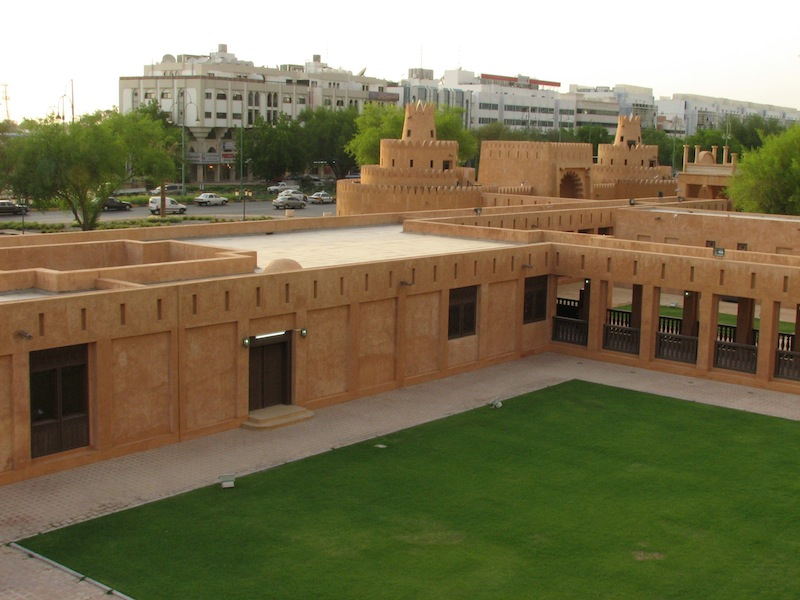
#> input picture Exercise3/input/Image1.jpg, 800 x 600 px
$ python exercise3.py   (Python 2 division)   (older library calls are emulated)
#> lines starting #> are read from the running program, lines starting #| are printed output that depends on the picture
# coding: utf-8
import cv2, numpy as np

## ---------------------------------------------------------------------
## 3.1  Extract SURF keypoints and descriptors from an image. ----------
def extract_features_and_descriptors(image):

  ## Convert image to grayscale (for SURF detector).
  ## TODO:

  ## Detect SURF features and compute descriptors.
  ## TODO
  keypoints = []
  descriptors = []

  return (keypoints, descriptors)

## --------------------------------------------------------------------
def detect_features(grey_image):
  surf = cv2.FeatureDetector_create("SURF")
  surf.setDouble("hessianThreshold", 1000)
  return surf.detect(grey_image)

def extract_descriptors(grey_image, keypoints):
  surf = cv2.DescriptorExtractor_create("SURF")
  return surf.compute(grey_image, keypoints)[1]


## --------------------------------------------------------------------
## 3.2 Find corresponding features between the images. ----------------
def find_correspondences(keypoints1, descriptors1, keypoints2, descriptors2):

  ## Find corresponding features.
  match = match_flann(descriptors1, descriptors2)

  ## Look up corresponding keypoints.
  points1 = []
  points2 = []
  ## TODO
  for kp1 in keypoints1:
    points1.append(kp1.pt)
  for kp2 in keypoints2:
    points2.append(kp2.pt)

  return (points1, points2)


## ---------------------------------------------------------------------
## 3.3  Calculate the size and offset of the stitched panorama. --------
def calculate_size(size_image1, size_image2, homography):

  ## Calculate the size and offset of the stitched panorama.
  ## TODO: (Overwrite the following 2 lines with your answer.)
  offset = (10, 10)
  size   = (1400, 800)

  ## Update the homography to shift by the offset
  homography[0,2] += offset[0]
  homography[1,2] += offset[1]

  return (size, offset)


## ---------------------------------------------------------------------
## 3.4  Combine images into a panorama. --------------------------------
def merge_images(image1, image2, homography, size, offset, keypoints):

  ## Combine the two images into one.
  ## TODO
  panorama = np.zeros((size[1], size[0], 3), np.uint8)

  place_image(panorama, image1, offset[0], offset[1])

  return panorama


##------------------------------------------------------------------------
##------------------------------------------------------------------------
##------------------------------------------------------------------------
##---- No need to change anything below this point. ----------------------
##------------------------------------------------------------------------
##------------------------------------------------------------------------


def place_image(output, image, x, y):
  minx = max(x,0)
  miny = max(y,0)
  maxx = min(x+image.shape[1],output.shape[1])
  maxy = min(y+image.shape[0],output.shape[0])
  output[miny:maxy, minx:maxx] = image[miny-y:maxy-y, minx-x:maxx-x]

def match_flann(desc1, desc2, r_threshold = 0.5):
  'Finds strong corresponding features in the two given vectors.'
  ## Adapted from <http://stackoverflow.com/a/8311498/72470>.

  if len(desc1) == 0 or len(desc2) == 0:
    print "No features passed into match_flann"
    return []

  ## Build a kd-tree from the second feature vector.
  FLANN_INDEX_KDTREE = 1  # bug: flann enums are missing
  flann = cv2.flann_Index(desc2, {'algorithm': FLANN_INDEX_KDTREE, 'trees': 4})

  ## For each feature in desc1, find the two closest ones in desc2.
  (idx2, dist) = flann.knnSearch(desc1, 2, params={}) # bug: need empty {}

  ## Create a mask that indicates if the first-found item is sufficiently
  ## closer than the second-found, to check if the match is robust.
  mask = dist[:,0] / dist[:,1] < r_threshold

  ## Only return robust feature pairs.
  idx1  = np.arange(len(desc1))
  pairs = np.int32(zip(idx1, idx2[:,0]))
  return [(i,j) for (i,j) in pairs[mask]]


def draw_correspondences(image1, image2, points1, points2):
  'Connects corresponding features in the two images using yellow lines.'

  ## Put images side-by-side into 'image'.
  (h1, w1) = image1.shape[:2]
  (h2, w2) = image2.shape[:2]
  image = np.zeros((max(h1, h2), w1 + w2, 3), np.uint8)
  image[:h1, :w1] = image1
  image[:h2, w1:w1+w2] = image2

  ## Draw yellow lines connecting corresponding features.
  for (x1, y1), (x2, y2) in zip(np.int32(points1), np.int32(points2)):
    cv2.line(image, (x1, y1), (x2+w1, y2), (0, 255, 255), lineType=cv2.CV_AA)

  return image


## ---------------------------------------------------------------------

def show(name, im):
  if im.dtype == np.complex128:
    raise Exception("OpenCV can't operate on complex valued images")
  cv2.namedWindow(name)
  cv2.imshow(name, im)
  cv2.waitKey(1)

if __name__ == "__main__":

  ## Load images.
  image1 = cv2.imread("input/Image1.jpg")
#> image1 is the input picture: shape (600, 800, 3); mean B, G, R 84.9, 115.8, 123.6
  image2 = cv2.imread("input/Image2.jpg")
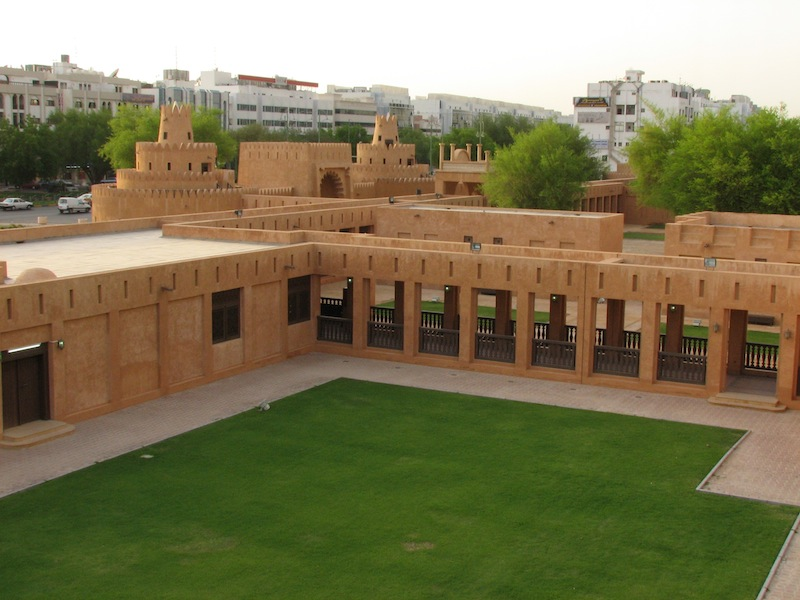
#> input picture Exercise3/input/Image2.jpg, 800 x 600 px
#> image2 is the input picture: shape (600, 800, 3); mean B, G, R 85.3, 119.4, 126.2

  ## Detect features and compute descriptors.
  keypoints1, descriptors1 = extract_features_and_descriptors(image1)
#> keypoints1 = []; descriptors1 = []
  keypoints2, descriptors2 = extract_features_and_descriptors(image2)
#> keypoints2 = []; descriptors2 = []
  print len(keypoints1), "features detected in image1"
#| 0 features detected in image1
  print len(keypoints2), "features detected in image2"
#| 0 features detected in image2

  show("Image1 features", cv2.drawKeypoints(image1, keypoints1, color=(0,0,255)))
  show("Image2 features", cv2.drawKeypoints(image2, keypoints2, color=(0,0,255)))

  ## Find corresponding features.
  points1, points2 = find_correspondences(keypoints1, descriptors1, keypoints2, descriptors2)
#> points1 = []; points2 = []
  points1 = np.array(points1, dtype=float)
#> points1 = empty array
  points2 = np.array(points2, dtype=float)
#> points2 = empty array
  print len(points1), "features matched"
#| 0 features matched

  ## Visualise corresponding features.
  correspondences = draw_correspondences(image1, image2, points1, points2)
#> in draw_correspondences, `image[:h1, :w1] = image1`:
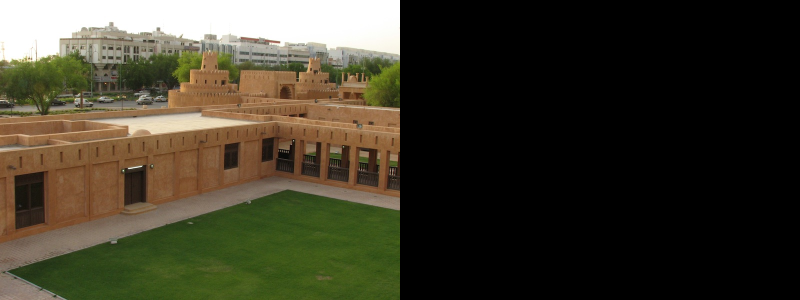
#> image: shape (600, 1600, 3) (shown at 1/2 size); mean B, G, R 42.5, 57.9, 61.8
#> in draw_correspondences, `image[:h2, w1:w1+w2] = image2`:
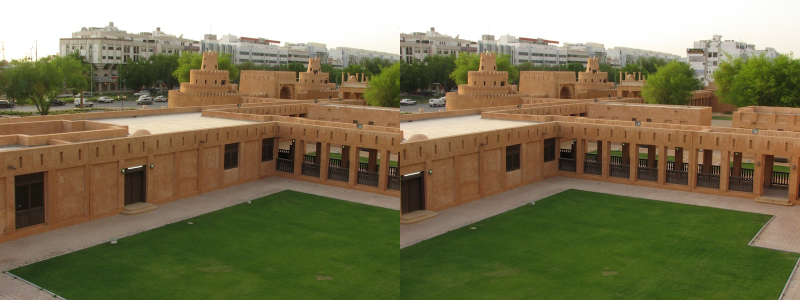
#> image: shape (600, 1600, 3) (shown at 1/2 size); mean B, G, R 85.1, 117.6, 124.9
  cv2.imwrite("correspondences.jpg", correspondences)
  cv2.imshow('correspondences', correspondences)

  ## Find homography between the views.
  if len(points1) < 4 or len(points2) < 4:
    print "Not enough features to find a homography"
    homography = np.identity(3, dtype=float)
  else:
    (homography, _) = cv2.findHomography(points2, points1, method=cv2.RANSAC)
    homography = np.matrix(homography)
  print "Homography = "
  print homography

  ## Calculate size and offset of merged panorama.
  (size, offset) = calculate_size(image1.shape[:2], image2.shape[:2], homography)
#> size = (1400, 800); offset = (10, 10)
  size = tuple(np.asarray(size).flatten().astype(int).tolist())
  offset = tuple(np.asarray(offset).flatten().astype(int).tolist())
  print "output size: %ix%i" % size
#| output size: 1400x800

  ## Finally combine images into a panorama.
  panorama = merge_images(image1, image2, homography, size, offset, (points1, points2))
#> in place_image, `output[miny:maxy, minx:maxx] = image[miny-y:maxy-y, minx-x:maxx-x]`:
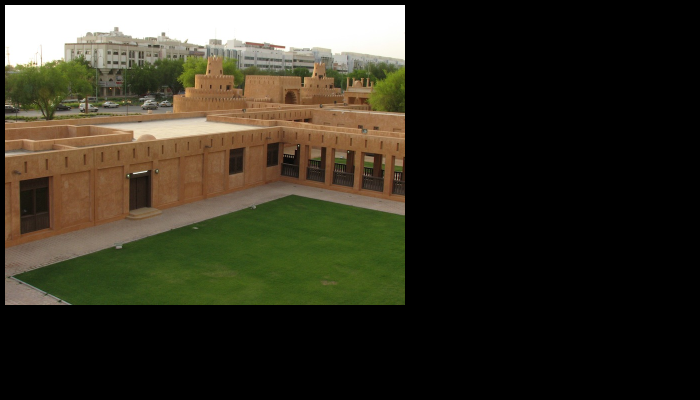
#> output: shape (800, 1400, 3) (shown at 1/2 size); mean B, G, R 36.4, 49.6, 53
  cv2.imwrite("panorama.jpg", panorama)
  cv2.imshow('panorama', panorama)


  import sys, select
  print "Press enter or any key on one of the images to exit"
  while True:
    if cv2.waitKey(100) != -1:
#> (key Esc is pressed here)
      break
    # http://stackoverflow.com/questions/1335507/keyboard-input-with-timeout-in-python
    i, o, e = select.select( [sys.stdin], [], [], 0.1 )
    if i:
      break
